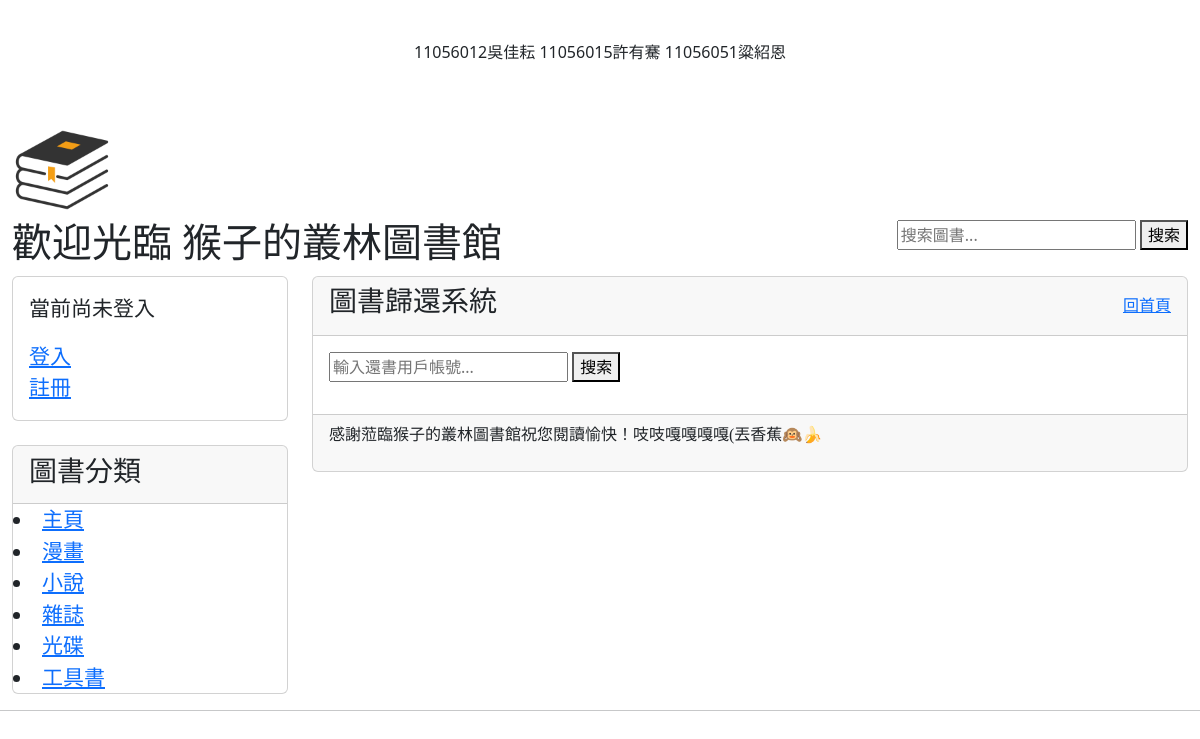
Page /returnBookPage/ on the committed database.
### user_borrowAndReturn/models.py (models this page shows, shortened)
class Category(models.Model):
    name=models.CharField(max_length=100)

### user_borrowAndReturn/views.py (the view)
# urls.py: path('returnBookPage/',views.returnBookPage,name="returnBookPage"),
def returnBookPage(request):
    if request.method=='POST':
        name=request.POST.get('username')
        if User.objects.filter(username=name).exists():
            user=User.objects.get(username=request.POST.get('username'))
            returnList=BorrowingRecord.objects.filter(user=user, is_returned=False).order_by('due_date')
            return render(request,'returnBookPage.html',locals())
        else:
            return render(request,'returnBookPage.html',{'msg':'查無此用戶'})
    else:
        return render(request,'returnBookPage.html',{'msg':' '})

### user_borrowAndReturn/templatetags/getAllCategoryForMenu.py (called while the page is built)
@register.simple_tag
def get_menu_categories():
    return Category.objects.all()

### user_borrowAndReturn/templates/returnBookPage.html (shortened to what this page needs)
{% extends "base.html" %}
{% block headmessage %}
<div style="display: flex;justify-content: space-between; align-items: center;">
    <h3 style='font-family:微軟正黑體;'>圖書歸還系統</h3>
    <a style='font-family:微軟正黑體;' href="/">回首頁</a>
</div>
{%endblock headmessage%}
{% block content%}
<form action="/returnBookPage/" method="post">
    <input type="text" name="username" placeholder="輸入還書用戶帳號...">
    <button type="submit">搜索</button>
</form>
{% endblock content %}

### user_borrowAndReturn/templates/base.html (shortened to what this page needs)
{% load getAllCategoryForMenu %}
<!DOCTYPE html>
<html>
    <head>
    <link href="https://cdn.jsdelivr.net/npm/bootstrap@5.3.2/dist/css/bootstrap.min.css" rel="stylesheet">
    </head>
    <body>
        <div class="container-fluid">
            {% include 'header.html'%}
            <div class="row">
                <div class="col-sm-3 col-md-3">
                    <div class="card">
                        <div class="card-body">
                            <div class="list-group" style="font-size: 21px;">
                                    {% if request.user.is_active %}
                                        {% if request.user.is_superuser %}
                                            <p>歡迎 {{ request.user.first_name }} 管理</p>
                                        {% elif request.user.is_staff %}
                                            <p>歡迎 {{ request.user.first_name }} 圖書員</p>
                                        {% else %}
                                            <p>歡迎 {{ request.user.first_name }} 讀者</p>
                                        {% endif %}
                                        <a href="/modifyInformation/">密碼修改</a>
                                        <a href="/logout/">登出</a>
                                    {% else %}
                                        <p>當前尚未登入</p>
                                        <a href="/login/">登入</a>
                                        <a href="/register/">註冊</a>
                                    {% endif %}
                            </div>
                        </div>
                    </div>
                    <br>
                    <div class="card">
                        <div class="card-header">
                            <h3>圖書分類<h3>
                        </div>
                        <div class="list-group" style="font-size: 21px;">
                            <li><a href="/">主頁</a></li>
                            {% get_menu_categories as categories %}
                            {% for category in categories %}
                                <li><a href="/category/{{ category.id }}/">{{ category.name }}</a></li>
                            {% endfor %}
                        </div>
                    </div>
                </div>
                <div class="col-sm-9 col-md-9">
                <div class="card">
                    <div class="card-header">
                    {% block headmessage %}
                    {% endblock %}
                </div>
                <div class="card-body">
                    {% block content %}
                    {% endblock %}
                </div>
                <div class="card-footer">
                    {% include 'footer.html' %}
                </div>
            </div>
                </div>
            </div>
        </div>
        <hr>
    </body>
</html>

### rows in the picture
Category: name "漫畫"
Category: name "小說"
Category: name "雜誌"
Category: name "光碟"
Category: name "工具書"
